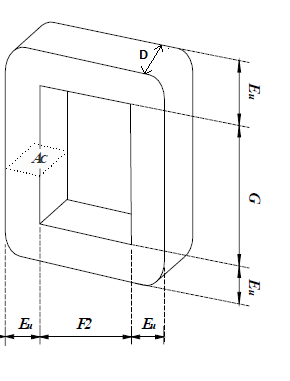
%> input picture HVDC/Seda/shell_type_transformer.png, 290 x 381 px, given in place of magnetization.png, which was not available
$ octave HVDC_design.m   (GNU Octave 9; MATLAB toolbox functions it lacks are replaced by stand-ins)
%> lines starting %> are read from the running program, lines starting %| are printed output that depends on the picture; pictures that were not available may be replaced by others from this repository, and a replacement may not be noted
%%  EM564 FIRST PROJECT:HVDC TRANSFORMER DESIGN
%% ID
%%
% *NAME :* Seda KÜL
%
% *E-mail :* sedakul@gazi.edu.tr

%% Specification
%
% This project is relevant to design single phase high voltage frequency transformer.
%
% The main idea of transformer design is to obtain the dimensions of all parts of the transformer in order to supply these data to the manufacturer. The transformer design should be carried out based on the specification given, using available materials
%
% Specification of the transformer is shown below:
%
% *Power: 6.5 MVA
%
% *Operating Frequency: 500 Hz
%
% *Input voltage: 3 kV
%
% *Output voltage: 300 kV
%
% *Operating temprature: 110 °C


S=6.5*10^6;
Vp=3000;
Vs=300000;
f=500;
w=2*pi*f;
mu=4*pi*10^-7;
turn_ratio=Vp/Vs;
lamination_factor=0.94;
winding_factor=0.25;
kw=0.94;

%%  Choose Initial Material
%
% Generally, the name associated with the construction of a transformer is dependant upon how the primary and secondary windings are wound around the central laminated steel core.
% The two most common and basic designs of transformer construction are the Closed-core Transformer and the Shell-core Transformer.
% In the “closed-core” type (core form) transformer, the primary and secondary windings are wound outside and surround the core ring. In the “shell type” (shell form) transformer, the primary and secondary windings pass inside the steel magnetic circuit
%
% Choosen correctly dimension and type of the core is important. Because diameter of the core is increased, the number of turns in the transformer winding reduced.
% Reduction of number of turns, reduction in height of the core legs in-spite of reduction of core legs height increased in core diameter, results increase in overall diameter of magnetic core of transformer.
% This increased steel weight ultimately leads to increased core losses in transformer. Increased diameter of the core leads to increase in the main diameter on the winding.
% In – spite of increased diameter of the winding turns, reduced number of turns in the windings, leads to less copper loss in transformer. So, we go on increasing diameter of the transformer core, losses in the transformer core will be increased but at the same time, load loss or copper loss in transformer is reduced.
% On the other hand, if diameter of the core is decreased, the weight of the steel in the core is reduced; which leads to less core loss of transformer, but in the same time, this leads to increase in number of turns in the winding, means increase in copper weight, which leads to extra copper loss in transformer.
%
% For this project 0.23 mm M3 shell type core is selected the reason of this is operating frequency. If other core material is selected, core
% loss can be very high. Due to same reason flux density should be low to
% decrease the losses, from the datasheet it can be seen
%
% While determining the secondary turn number  cross 0.05 because of the voltage drop

B=1.2;

core_density=7.65;

Np=20;

Ns=(Np/turn_ratio)*105/100;

pic = imread('magnetization.png');
%> pic is the input picture: size 381x290x3 uint8; mean R, G, B 248, 248, 248
figure;
imshow(pic);

%% Calculation of Thickness of Core Leg
%
% Where kw is the core stacking factor, D (mm) is the width of core leg and Eu (mm) is the thickness of the core leg.
% The core stacking factor expresses the net cross-section area of the
% magnetic flux. Necessary equation is:
%
% Vp=E=4.44*f*N*kw*B*Acore  and E=Vt*N
%
% and
%
% Acore=2*D(width of core leg)*Eu(thickness of the core leg)
%
% The factor 1/2 appears because the assembling of every winding of shell type transformer require two cores

Ac=Vp/(4.44*f*Np*kw*B);
D=0.1;
Eu=Ac/(2*D);

core_shape = imread('shell_type_transformer.png');
core_dimension = imread('transformer_dimension.png');
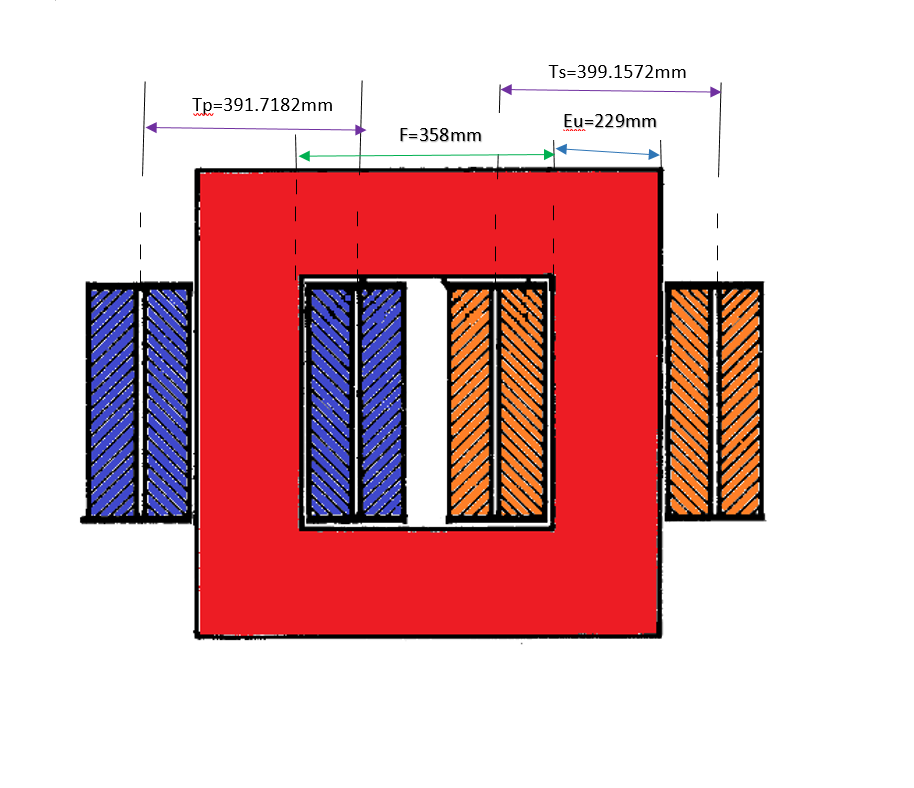
%> input picture HVDC/Seda/transformer_dimension.png, 914 x 788 px
%> core_dimension is the input picture: size 788x914x3 uint8; mean R, G, B 224.4, 178.7, 182.1
figure;
subplot(1, 2, 1),
imshow(core_shape)
subplot(1, 2, 2),
imshow(core_dimension);

%% Wire Selection
%
% Selecting the wrong size or type of cable can result in, at best, a
% system that does not operate correctly or as desired. The first rule is that the cable must be of the correct type for the voltage. This is related to the insulation breakdown voltage.
%
% The 2nd rule is even simpler. This relates to the physical strength and durability of the cable.This rules are slighly more complicated and are related to the actual size of the conductor.
% This defines how much current the cable can safely carry.
%
% The third rule is that the cable must be able to safely handle the current without overheating the cable and/or it's insulation.
% This specification can be calculated from the current through the cable and the resistance of the cable
%

Ip=S/Vp;
Is=S/Vs;
J=3;
Ap=Ip/J;
As=Is/J;

%% Skin Depth Calculation
%
% Sinusoidal currents in good conductors are not distributed uniformly over
% their cross section. Rather as frequency increases, the current tends to
% concentrate near the conductor surface, a phenomenon known as the skin
% effect. At very high frequency, the skin effect is so pronounced that
% current exist only over a very thin layer of any good conductor.

copper_mu=1.256629*10^-6;
q=1.68*10^-8; % resistivity of the copper for 20C
skin_dept=sqrt((2*q)/(copper_mu*w))*1000;

%% Primary Side Winding
%
% While the conductor area is calculating, current density is take into
% acount and it is generally J=4-4.5, but in this application beccause of the high frequency and losses it is choosen a bit lower.
%
% the other issue is to decide wire type and area. For the primary side the
% area is very big so to get correct area conductor use paralel strip conductor as
% known litz. Litz wire reduces the degree of the skin effect so it is
% preferred.
% It is used 12*6 mm^2 copper stripes and the edge is selected as 2x-x
copper_area_p=12*6;
paralel_branch=round(Ap/copper_area_p);
copper_window_primary=copper_area_p*paralel_branch*Np;


%% Secondary Side Winding
%
% For the secondary side area is low so awg#8 is enough
copper_area_s=8.37;
copper_window_secondary=copper_area_s*Ns;
diameter_secondary_winding=sqrt(As*4/pi);

wire = imread('AWG size.png');
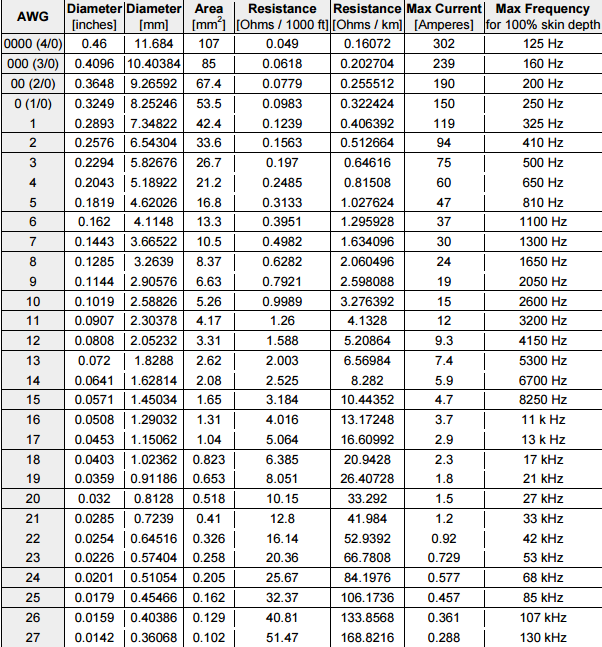
%> input picture HVDC/Seda/AWG size.png, 602 x 647 px
%> wire is the input picture: size 647x602x3 uint8; mean R, G, B 221.1, 221.1, 221.1
figure;
imshow(wire);

%% Window Area
% When operating at high frequencies, the window fill factor, has to be taken into account
% For the window area it is considered primar and seconder winding distance for the insulation so there is a constant like fill factor=0.25
% After finding total window area it can be thought a square core so it can be say G=F2

window_area=(copper_window_primary+copper_window_secondary)/winding_factor;

G=round(sqrt(window_area));

F2=G;

winding_pitch_primary=G+[(Eu*1000)*(copper_window_primary/window_area)];

winding_pitch_secondary=G+[(Eu*1000)*(copper_window_secondary/window_area)];


%% Resistance of the Primary and Secondary Conductors

L_primary=pi*winding_pitch_primary*Np;
R_p=0.6;
R1=R_p*L_primary/1000/paralel_branch;
R1_70=R1*(1+0.003862*(70-20));

L_secondary=pi*winding_pitch_secondary*Ns;
R_s=2.061;
R2=(R_s*L_secondary)/1000;
R2_70=R2*(1+0.003862*(70-20));


%% Magnetizing and Leakage Inductance
%
% For this part we use B-H curve shown in figure1 to calculate permeability
% (mu). From the datasheet for the B=1.2T match up to mu=0.058
% to obtain primary and secondary leakage reactance 0.05 pu assume  and
% X1=X2p for primary side

permeability=0.058;
L=[2*(F2+G+2*Eu*1000)]/1000;
reluctance=L/(permeability*Ac);
Lm=Np^2/reluctance;
Xm=2*pi*f*Lm;

Xes=0.05*Vp^2/S;
X1=Xes/2;
L1=X1/(2*pi*f);

X2p=X1;
X2=X2p/turn_ratio;
L2=X2/(2*pi*f);

%% Voltage Drop
%
% For full load operation output voltage is calculated using circuit
% parameters.

Vp_drop=((R1*10^-3+j*X1)*Ip);

Ep=abs(Vp-Vp_drop);

Vs_drop=Ep/turn_ratio;

%% Loss Calculation
%
% To calculate core loss Steinmetz'e equation (Pcore=k*(f^a)*(B^b)) is used
% from the catalog 100 Hz and 200 Hz core loss value is chosen and by using
% this value 'a' is found.
%
loss = imread('core_loss.png');
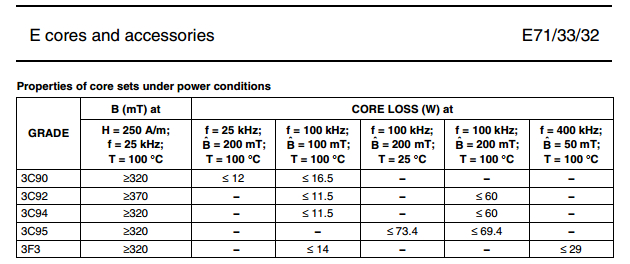
%> input picture XRAY/Gokmen/core_loss.PNG, 630 x 264 px
%> loss is the input picture: size 264x630x3 uint8; mean R, G, B 231.1, 231.1, 231.1
figure;
imshow(loss);
%%
% Core loss:
P_core_100=1.2;

P_core_200=3.4;

a=[log(P_core_100/P_core_200)]/[log(100/200)];

P_core_500=((500/100)^a)*P_core_100;

core_volume=Ac*4*((F2/1000)+Eu);

Mc=core_volume*core_density*1000;

core_loss=P_core_500*Mc;

Rc=Vp^2/core_loss;

equivalent = imread('equivalent circuit.png');
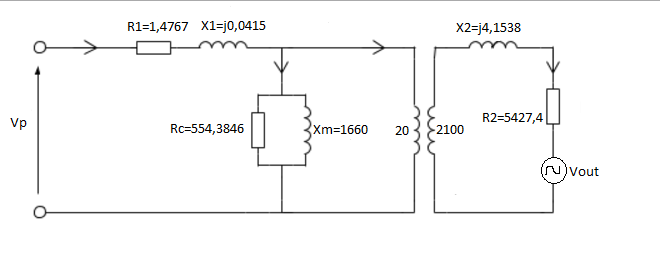
%> input picture HVDC/Seda/equivalent circuit.png, 660 x 260 px
%> equivalent is the input picture: size 260x660x3 uint8; mean R, G, B 248.5, 248.5, 248.5
figure;
imshow(equivalent);

%%
% Copper loss:

copper_loss_p=R1*Ip^2/1000;

copper_loss_s=R2*Is^2/1000;

total_copper_loss=copper_loss_p+copper_loss_s;

%%
%Full load copper loss

load_copper_loss_p=R1_70*Ip^2/1000;

load_copper_loss_s=R1_70*Is^2/1000;

total_load_copper_loss=load_copper_loss_p+load_copper_loss_s;

total_loss=total_copper_loss+core_loss+total_load_copper_loss;

%% Efficiency

P_out=S*0.96;

efficiency=P_out/(P_out+total_loss)*100;

%% Core- Copper Mass & Cost
%
% For the cost calculation prize take from the http://www.lme.com/ website
% and approximately convert TL value

core_cost=15*Mc;

copper_density=8.94*10^3;  %g/m^3

V_wire=(L_primary*Ap*paralel_branch)+(L_secondary*As);

copper_mass=V_wire*10^-9*copper_density;

copper_cost=25*copper_mass/1000;

total_cost=core_cost+copper_cost;


%% Outputs
% After complaining the design, this values are obtained:

fprintf('Primer turn number: %d\n',Np)
fprintf('Seconder turn number: %d\n',Ns)

%%
% Core Parameters
fprintf('Weigth of the core leg: %f mm\n',D*1000)
fprintf('Thickness of the core leg:%f mm\n',Eu*1000)
fprintf('Width of the core leg:%f mm\n',F2)
fprintf('Heigth of the core leg:%f mm\n',G)
fprintf('core cross section area:%f mm^2\n',Ac*10^6)
fprintf('core resistance:%f ohm\n',Rc)
fprintf('Lmagnetixation:j%f ohm\n',Xm)
fprintf('Core mass:%f kg\n',Mc)
fprintf('Core volume:%f m^3\n',core_volume)
fprintf('Core loss:%f W\n',core_loss)
fprintf('Stacking factor:%f \n',kw)
fprintf('Winding factor:%f \n',winding_factor)
fprintf('Core density:%f kg/dm^3 \n',core_density)
fprintf('Flux density:%f  T\n',B)

%%
% Primary Side
fprintf('Primary voltage:%f kV\n',Vp/1000)
fprintf('Current density:%f A/mm^2\n',J)
fprintf('Primary current:%f A\n',Ip)
fprintf('Primary conductor area:%f mm^2\n',Ap)
fprintf('Primary resistance:%f*10^-3 ohm\n',R1)
fprintf('L1:%f H\n',L1)
fprintf('Primary inductance:j%f ohm\n',X1)
fprintf('Paralel conductor number:%d\n',paralel_branch)
fprintf('Primary copper loss:%f W\n',copper_loss_p)
fprintf('Primary coil average distance:%f mm\n',winding_pitch_primary)


%%
% Secondary Side
fprintf('Secondary voltage:%f kV\n',Vs/1000)
fprintf('Secondary current:%f A\n',Is)
fprintf('Secondary conductor area:%f mm^2\n',As)
fprintf('Secondary resistance:%f*10^-3  ohm\n',R2)
fprintf('L2:%f H\n',L2)
fprintf('Secondary inductance:j%f ohm\n',X2)
fprintf('Secondary copper loss:%f W\n',copper_loss_s)
fprintf('Secondary coil average distance:%f mm\n',winding_pitch_secondary)

%%
% Losses
fprintf('Total copper loss:%f W\n',total_copper_loss)
fprintf('Core loss:%f W\n',core_loss)
fprintf('Full load copper loss:%f W\n',total_load_copper_loss)
fprintf('Total loss:%f W\n',total_loss)

%%
% Efficiency
fprintf('Efficiency:%f \n',efficiency)

%%
% Cost
fprintf('Copper mass:%f  gr\n',copper_mass)
fprintf('Copper cost:%f  TL\n',copper_cost)
fprintf('Core cost:%f TL \n',core_cost)
fprintf('Total cost:%f TL \n',total_cost)
